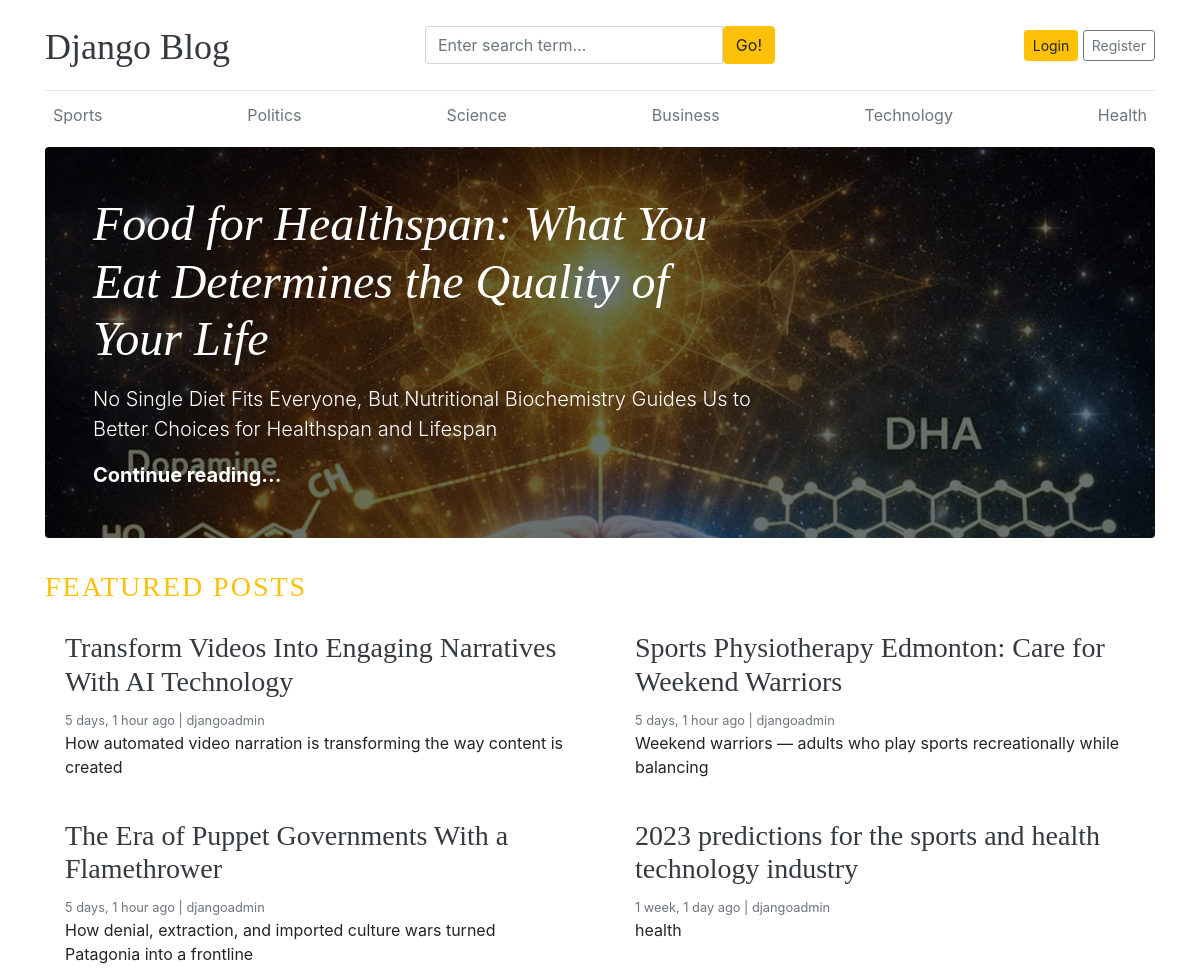
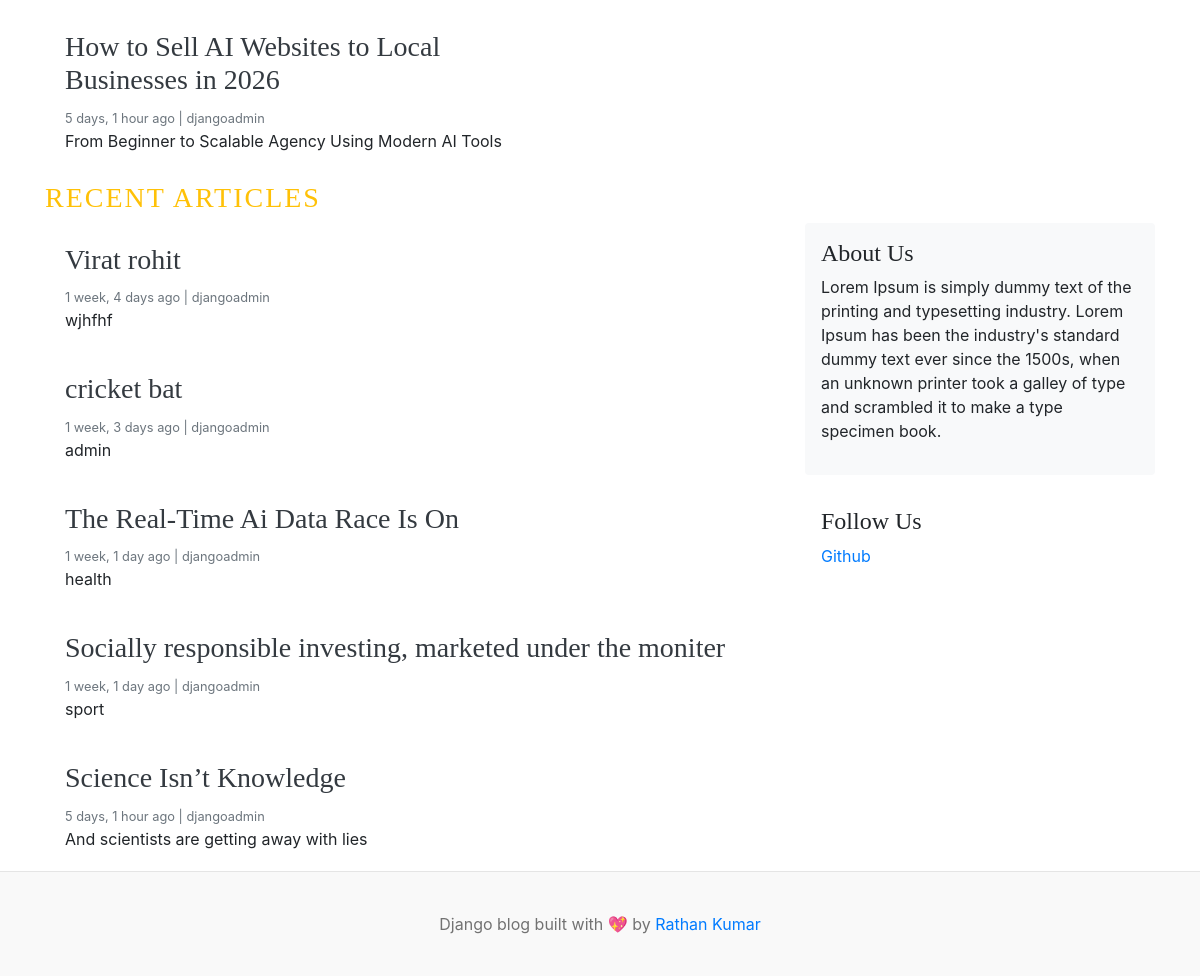
The page / on the database its author committed (2 pictures, top to bottom).
### Blogapp/models.py (models this page shows, shortened)
class Category(models.Model):
    category_name = models.CharField(max_length=50, unique=True)
    created_at = models.DateTimeField(auto_now_add=True)
    updated_at = models.DateTimeField(auto_now=True)
    class Meta:
        verbose_name_plural = 'categories'

class Blog(models.Model):
    STATUS_CHOICES = (
        ("Draft", "Draft"),
        ("Published", "Published"),
    )
    title = models.CharField(max_length=100)
    slug = models.SlugField(max_length=150, unique=True, blank=True)
    category = models.ForeignKey(Category, on_delete=models.CASCADE)
    author = models.ForeignKey(User, on_delete=models.CASCADE)
    featured_image = models.ImageField(upload_to='uploads/%Y/%m/%d')
    short_description = models.TextField(max_length=500)
    blog_body = models.TextField(max_length=2000)
    status = models.CharField(max_length=20, choices=STATUS_CHOICES, default="Draft")
    is_featured = models.BooleanField(default=False)
    created_at = models.DateTimeField(auto_now_add=True)
    updated_at = models.DateTimeField(auto_now=True)

### assignment/models.py (models this page shows, shortened)
class About(models.Model):
    about_heading = models.CharField(max_length=25)
    about_description = models.TextField(max_length=255)
    created_at = models.DateTimeField(auto_now_add=True)
    updated_at = models.DateTimeField(auto_now=True)
    class Meta:
        verbose_name_plural = 'About'

class SocialLink(models.Model):
    platform = models.CharField(max_length=25)
    link = models.URLField(max_length=100)
    created_at = models.DateTimeField(auto_now_add=True)
    updated_at = models.DateTimeField(auto_now=True)

### blogify/views.py (the view)
# urls.py: path('',home,name='home'),
def home(request):
    featured_posts = Blog.objects.filter(is_featured=True,).order_by('updated_at')
    posts = Blog.objects.filter(is_featured=False)
    try:
        about = About.objects.get()
    except:
        about = None
    context = {
        'featured_posts': featured_posts,
        'posts':posts,
        'about': about
        }
    return render(request, 'home.html', context)

### Blogapp/context_processors.py (called while the page is built)
def get_categories(request):
    categories = Category.objects.all()
    return dict(categories=categories)

def get_social_link(request):
    social_link = SocialLink.objects.all()
    return dict(social_link=social_link)

### Blogapp/templates/home.html
{% extends 'base.html' %}
{% block content %}
{% for post in featured_posts %}
{% if forloop.first %}
<div class="jumbotron p-3 p-md-5 text-white rounded bg-dark" style="background-image: url('{{ post.featured_image.url }}');
            background-blend-mode: overlay;
            background-size: cover;">
  <div class="col-md-8 px-0">
    <h1 class="display-4 font-italic">{{ post.title }}</h1>
    <p class="lead my-3">
      {{ post.short_description|truncatewords:25 }}
    </p>
    <p class="lead mb-0">
      <a href="{% url 'blogs' post.slug %}" class="text-white font-weight-bold">
        Continue reading...
      </a>
    </p>
  </div>
</div>
{% endif %}
{% endfor %}
<h3 class="text-uppercase text-warning" style="letter-spacing: 2px;">Featured Posts</h3>
<div class="row mb-2">
  {% for post in featured_posts %}
  {% if not forloop.first %}
  <div class="col-md-6">
    <div class="card border-0">
      <div class="card-body">
        <h3> <a href="{% url 'blogs' post.slug %}" class="text-dark">{{ post.title }}</a></h3>
        <small class="mb-1 text-muted">{{ post.created_at | timesince }} ago | {{ post.author }}</small>
        <p class="card-text">{{ post.short_description | truncatewords:25}}</p>
      </div>
    </div>
  </div>
  {% endif%}
  {% endfor %}
</div>
<h3 class="text-uppercase text-warning" style="letter-spacing: 2px;">Recent Articles</h3>
<main role="main" class="container p-0">
  <div class="row">
    <div class="col-md-8 blog-main">
      {% if posts %}
      {% for post in posts %}
      <div class="card border-0">
        <div class="card-body">
          <h3> <a href="{% url 'blogs' post.slug %}" class="text-dark">{{ post.title }}</a></h3>
          <small class="mb-1 text-muted">{{ post.created_at | timesince }} ago | {{ post.author }}</small>
          <p class="card-text">{{ post.short_description | truncatewords:25}}</p>
        </div>
      </div>
      {% endfor %}
      {% else %}
      <p>No recent articles available.</p>
      {% endif %}
    </div>
    <aside class="col-md-4 blog-sidebar">
      <div class="p-3 mb-3 bg-light rounded">
        <h4>{{ about.about_heading }}</h4>
        <p>
          {{ about.about_description}}
        </p>
      </div>
      {% if social_link %}
      <div class="p-3">
        <h4>Follow Us</h4>
        <ol class="list-unstyled">
          {% for i in social_link %}
          <li><a href="{{ i.link }}" target="_blank">{{ i.platform }}</a></li>
          {% endfor %}
        </ol>
      </div>
      {% endif %}
    </aside>
  </div>
</main>
</div>
{% endblock %}

### Blogapp/templates/base.html (shortened to what this page needs)
{% load static %}
<!DOCTYPE html>
<html lang="en">
<head>
    <link href="https://getbootstrap.com/docs/4.0/dist/css/bootstrap.min.css" rel="stylesheet">
    <link href="{% static 'css/blog.css' %}" rel="stylesheet">
</head>
<body>
    <div class="container">
        <header class="blog-header py-3">
            <div class="row flex-nowrap justify-content-between align-items-center">
                <div class="col-4 pt-1">
                    <a class="blog-header-logo text-dark" href="/">Django Blog</a>
                </div>
                <div class="col-4">
                    <form action="{% url 'search' %}" method="GET">
                        <div class="input-group">
                        <input class="form-control" type="text" name="keyword" value="{{ keyword }}" placeholder="Enter search term..." aria-label="Enter search term..." aria-describedby="button-search" />
                        <button type="submit" class="btn btn-warning" id="button-search" type="button">Go!</button>
                    </div>
                    </form>
                </div>
                <div class="col-4 d-flex justify-content-end align-items-center">
                    {% if user.is_authenticated%}
                    Welcome {{ user }}&nbsp;&nbsp;&nbsp;&nbsp;
                    <a class="btn btn-sm btn-warning" href="{% url 'logout' %}">Logout</a>
                    {% else %}
                        <a class="btn btn-sm btn-warning" href="{% url 'login' %}">Login</a> &nbsp;
                        <a class="btn btn-sm btn-outline-secondary" href="{% url 'register' %}">Register</a>
                    {% endif %}
                </div>
            </div>
        </header>
        <div class="nav-scroller py-1 mb-2">
            <nav class="nav d-flex justify-content-between">
                {% for cat in categories%}
                <a class="p-2 text-muted" href="{% url 'posts_by_category' cat.id %}">{{ cat.category_name}}</a>
                {% endfor %}
            </nav>
        </div>
        {% block content %}
        {% endblock %}
        <footer class="blog-footer">
            <p>Django blog built with 💖 by <a href="#">Rathan Kumar</a></p>
        </footer>
</body>
</html>

### Blogapp/static/css/blog.css (style rules this page uses)
.blog-header { border-bottom: 1px solid #e5e5e5; }
.blog-header-logo { font-family: "Playfair Display", Georgia, "Times New Roman", serif; font-size: 2.25rem; }
h1, h2, h3, h4, h5, h6 { font-family: "Playfair Display", Georgia, "Times New Roman", serif; }
.display-4 { font-size: 2.5rem; }
@media (min-width: 768px) { .display-4 { font-size: 3rem; } }
.blog-footer { padding: 2.5rem 0; color: #727272; text-align: center; background-color: #f9f9f9; border-top: .05rem solid #e5e5e5; }
.blog-footer p:last-child { margin-bottom: 0; }

### rows shown on the page
Category: category_name "Sports"
Category: category_name "Politics"
Category: category_name "Science"
Category: category_name "Business"
Category: category_name "Technology"
Category: category_name "Health"
Blog: featured_image (picture), title "Food for Healthspan: What You Eat Determines the Quality of Your Life", short_description "No Single Diet Fits Everyone, But Nutritional Biochemistry Guides Us to Better Choices for Healthspan and Lifespan"
Blog: title "Transform Videos Into Engaging Narratives With AI Technology", created_at "5 days, 1 hour", author "djangoadmin", short_description "How automated video narration is transforming the way content is created"
Blog: title "Sports Physiotherapy Edmonton: Care for Weekend Warriors", created_at "5 days, 1 hour", author "djangoadmin", short_description "Weekend warriors — adults who play sports recreationally while balancing"
Blog: title "The Era of Puppet Governments With a Flamethrower", created_at "5 days, 1 hour", author "djangoadmin", short_description "How denial, extraction, and imported culture wars turned Patagonia into a frontline"
Blog: title "2023 predictions for the sports and health technology industry", created_at "1 week, 1 day", author "djangoadmin", short_description "health"
Blog: title "How to Sell AI Websites to Local Businesses in 2026", created_at "5 days, 1 hour", author "djangoadmin", short_description "From Beginner to Scalable Agency Using Modern AI Tools"
Blog: title "Virat rohit", created_at "1 week, 4 days", author "djangoadmin", short_description "wjhfhf"
Blog: title "cricket bat", created_at "1 week, 3 days", author "djangoadmin", short_description "admin"
Blog: title "The Real-Time Ai Data Race Is On", created_at "1 week, 1 day", author "djangoadmin", short_description "health"
Blog: title "Socially responsible investing, marketed under the moniter", created_at "1 week, 1 day", author "djangoadmin", short_description "sport"
Blog: title "Science Isn’t Knowledge", created_at "5 days, 1 hour", author "djangoadmin", short_description "And scientists are getting away with lies"
About: about_heading "About Us", about_description "Lorem Ipsum is simply dummy text of the printing and typesetting industry. Lorem Ipsum has been the industry's standard dummy text ever since the 1500s, when an unknown printer took a galley of type and scrambled it to make a type specimen book."
SocialLink: platform "Github"
